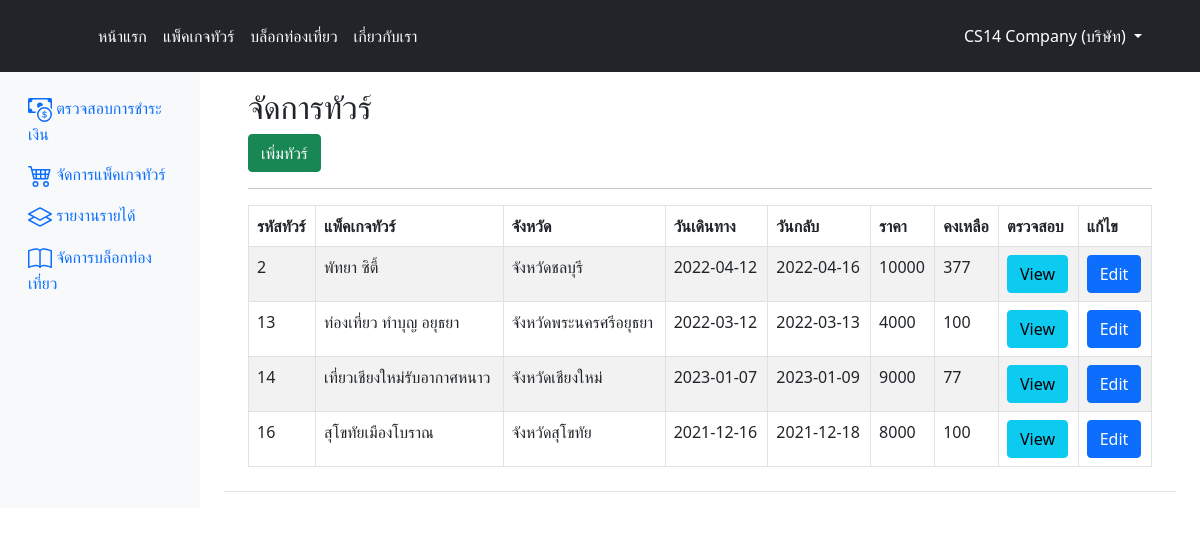
The app's page /tourlike/company_tour.php (signed in) with its own data.
### tables this page shows
CREATE TABLE `tour` (
  `tour_id` int(10) NOT NULL,
  `tour_title` varchar(100) NOT NULL COMMENT 'ชื่อที่แสดงหน้าโชว์',
  `img_title` varchar(100) NOT NULL COMMENT 'รูปแพ็คเกจ',
  `tour_name` varchar(100) NOT NULL COMMENT 'ชื่อทัวร์',
  `date_start` date DEFAULT NULL COMMENT 'วันที่เริ่มทัวร์',
  `date_end` date DEFAULT NULL COMMENT 'วันเดินทางกลับ',
  `tour_detail` varchar(5000) DEFAULT NULL COMMENT 'รายละเอียดทัวร์',
  `tour_price` float NOT NULL COMMENT 'ราคาทัวร์',
  `trip_type` varchar(500) DEFAULT NULL COMMENT 'สายการบิน รถทัวร์ ต่างๆ',
  `amount` int(10) NOT NULL COMMENT 'จำนวนคนที่รับ',
  `accommodation` varchar(500) DEFAULT NULL COMMENT 'ที่พัก',
  `img_accommodation` varchar(100) DEFAULT NULL COMMENT 'รูปที่พัก',
  `province_id` int(11) NOT NULL,
  `company_id` int(10) NOT NULL
);

CREATE TABLE `province` (
  `province_id` int(10) NOT NULL,
  `province_name` varchar(100) NOT NULL COMMENT 'รายชื่อจังหวัด'
);

### tourlike/database/function.php (called while the page is built, shortened)
<?php
    class DB_con {
        function __construct()
        {
            $conn = mysqli_connect(DB_SERVER, DB_USER, DB_PASS, DB_NAME);
            $this->dbcon = $conn;
        }
        public function showtourcompany($comid){
            $crudtour = mysqli_query($this->dbcon, " SELECT * , province_name FROM tour INNER JOIN province ON tour.province_id=province.province_id WHERE company_id = '$comid' ");
            return $crudtour;
        }
    }
?>

### tourlike/company_tour.php (the view, shortened to what this page needs)
<?php
include 'layout/header.php';
include_once('database/function.php');
$db_handle = new DB_con();
include 'nav_company.php';
?>
<?php
$comid = isset($_SESSION['id']) ? $_SESSION['id'] : '';
$sesrole = isset($_SESSION['role']) ? $_SESSION['role'] : '';
if ($sesrole == "บริษัท") {
?>
  <main class="col-md-9 ms-sm-auto col-lg-10 px-md-4"><div class="chartjs-size-monitor"><div class="chartjs-size-monitor-expand"><div class=""></div></div><div class="chartjs-size-monitor-shrink"><div class=""></div></div></div>
      <div class="d-flex justify-content-between flex-wrap flex-md-nowrap align-items-center pt-3 pb-2 mb-3 border-bottom">
      <div class="container">
        <h1 class="h2">จัดการทัวร์</h1>
        <a href="add_tour.php" class="btn btn-success">เพิ่มทัวร์</a>
        <hr>
        <table id="mytable" class="table table-bordered table-striped">
        <thead>
            <th>รหัสทัวร์</th>
            <th>แพ็คเกจทัวร์</th>
            <th>จังหวัด</th>
            <th>วันเดินทาง</th>
            <th>วันกลับ</th>
            <th>ราคา</th>
            <th>คงเหลือ</th>
            <th>ตรวจสอบ</th>
            <th>แก้ไข</th>
        </thead>
        <tbody>
<?php
$sql = $db_handle->showtourcompany($comid);
while($row = mysqli_fetch_array($sql)) {
?>
                <tr>
                    <td><?php echo $row['tour_id']; ?></td>
                    <td><?php echo $row['tour_title']; ?></td>
                    <td><?php echo $row['province_name']; ?></td>
                    <td><?php echo $row['date_start']; ?></td>
                    <td><?php echo $row['date_end']; ?></td>
                    <td><?php echo $row['tour_price']; ?></td>
                    <td><?php echo $row['amount']; ?></td>
                    <td><a href="showtour.php?show=<?php echo $row['tour_id']; ?>" class="btn btn-info">View</a></td>
                    <td><a href="edit_tour.php?tid=<?php echo $row['tour_id']; ?>" class="btn btn-primary">Edit</a></td>
                </tr>
<?php
}
?>
        </tbody>
    </table>
        </div>
      </div>
    </main>
</body>
    <link rel="stylesheet" href="css/bootstrap.min.css">
</html>
<?php
}
else{
  echo "<script>window.location.href='index.php'</script>";
}
?>

### records on screen
tour: tour_id "2", tour_title "พัทยา ซิตี้", province.province_name "จังหวัดชลบุรี", date_start "2022-04-12", date_end "2022-04-16", tour_price "10000", amount "377"
tour: tour_id "13", tour_title "ท่องเที่ยว ทำบุญ อยุธยา", province.province_name "จังหวัดพระนครศรีอยุธยา", date_start "2022-03-12", date_end "2022-03-13", tour_price "4000", amount "100"
tour: tour_id "14", tour_title "เที่ยวเชียงใหม่รับอากาศหนาว", province.province_name "จังหวัดเชียงใหม่", date_start "2023-01-07", date_end "2023-01-09", tour_price "9000", amount "77"
tour: tour_id "16", tour_title "สุโขทัยเมืองโบราณ", province.province_name "จังหวัดสุโขทัย", date_start "2021-12-16", date_end "2021-12-18", tour_price "8000", amount "100"

### other values on screen
$_SESSION['name'] "CS14 Company"
$_SESSION['role'] "บริษัท"
